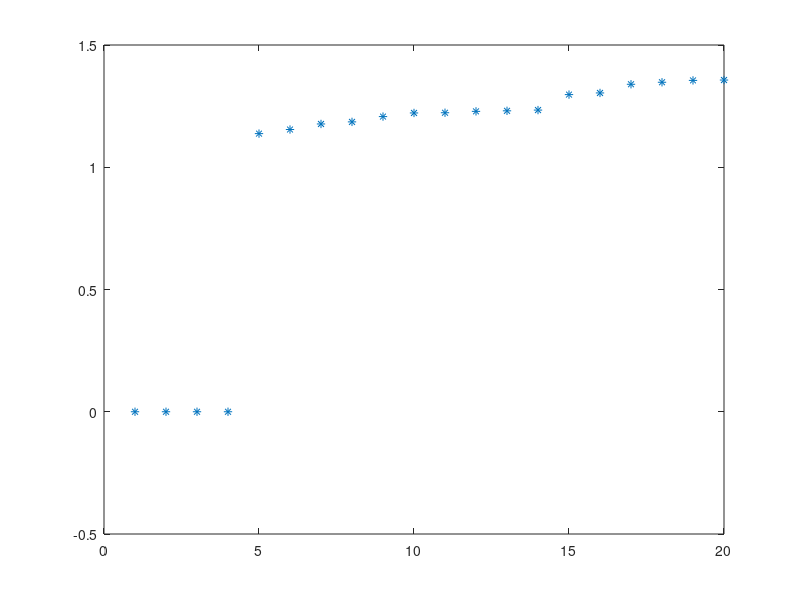
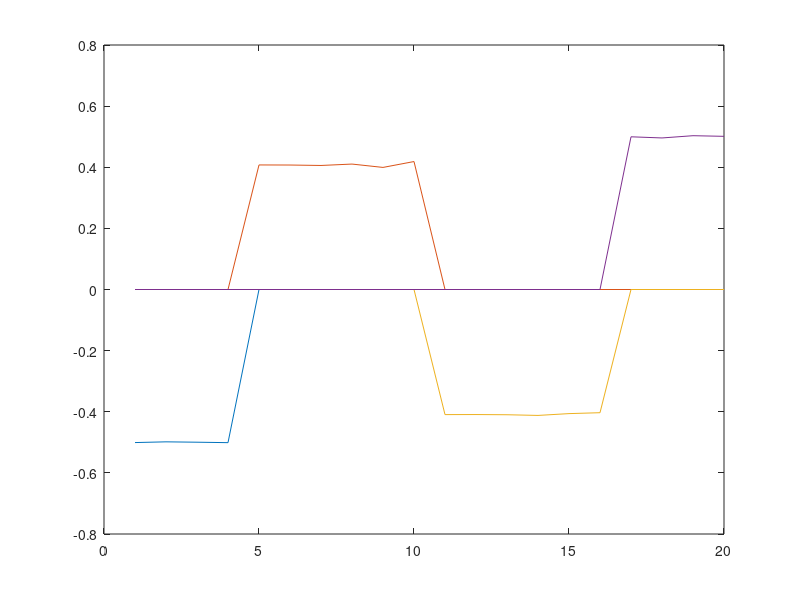
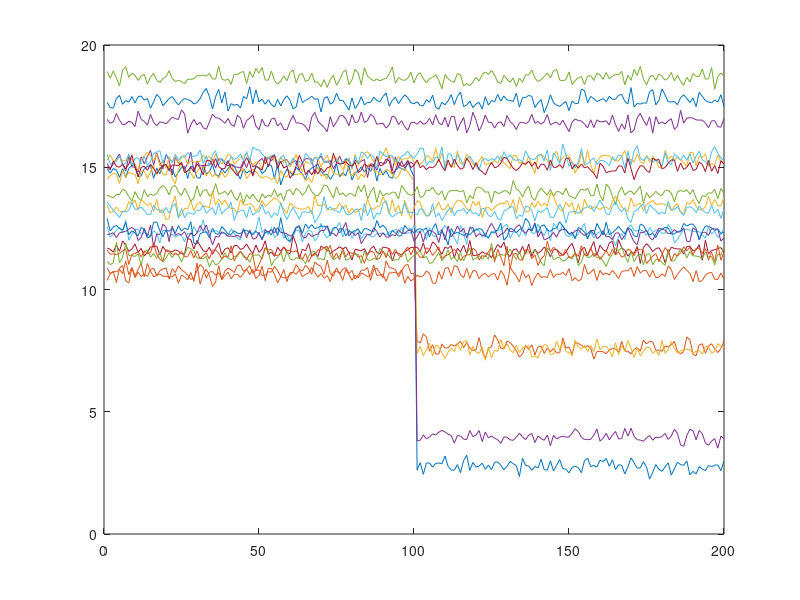
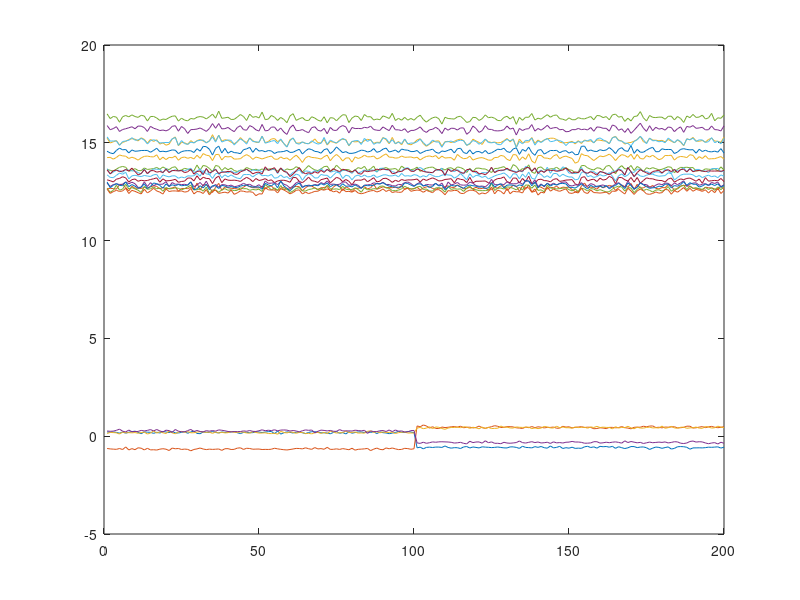

These figures' MATLAB source, in order:
% Script for adaptive GFSS.
% Algorithm 1 in "Distributed Change Detection in Streaming Graph Signals".
%
% 2021/03
% Implemented by
% Xiuheng Wang.
% 

clear;clc;
close all;
t = 200;
tc = 100;
gamma = 0.06;
% learning rates:
lambda = 0.3;
LAMBDA = 0.6;
mode = 1; % 0 or 1: full-connected or not full-connected
threshold = 0.1;
%% Produce degree matrix and normalized Laplacian matrix
W = load('W.mat').W;
N = size(W,1);
if mode
    W(W < threshold)= 0;
    % Normalize
    for i = 1:N
        W(i,:)=W(i,:)/sum(W(i,:));
    end
    for i = 1:N
        for j = i:N
           W(j,i) = W(i,j);
        end
    end
end
D = zeros(N);
for i = 1:N
   D(i,i) = sum(W(:,i)); 
end
L = D^(-0.5) * (D - W) * D^(-0.5);
% L = D^(-1) * (D - W);
% L = D - W;

%% Eigenvectors associated smallest K eigenvalues
[U,mu] = eig(L); % Factorize the Laplacian
mu = diag(mu);
[mu,ind] = sort(mu);
U = U(:, ind);
figure;
plot(mu, '*');
K = 4; % 4 eigenvalues is small
figure;
for i = 1:K
    plot(U(:, i));
    hold on;
end

%% Generate simulated graph signals
M = 10 + 10 * rand([N,1]);
Y = M + 0.2 * randn(N, t); 
M2 = 2 + 6 * rand([4,1]);
Y2 = M2  +  0.2 * randn(4, t - tc); 
Y(1:4, tc + 1: end) = Y2; % first cluster

figure;
for i = 1:N
    plot(Y(i, :));
    hold on;
end

%% Using the GFSS filter
GY = zeros(size(Y));
for i = 1:t
    for j = 2:N
        gy = min(1, sqrt(gamma / mu(j))) * (U(:, j)' * Y(:, i)) * U(:, j);
        GY(:, i) = GY(:, i) + gy;
    end
end
figure;
for i = 1:N
    plot(GY(i, :));
    hold on;
end

%% Adaptive strategy form NEWMA
VT_1 = zeros(N, t+1);
VT_2 = VT_1;
for i = 2:t+1
    VT_1(:, i) = (1 - lambda) * VT_1(:, i-1) + lambda * GY(:, i-1);
    VT_2(:, i) = (1 - LAMBDA) * VT_2(:, i-1) + LAMBDA * GY(:, i-1);
end
VT_1(:, 1) = []; VT_2(:, 1) = []; 

VT = VT_1 - VT_2;
taGFSS = zeros(t, 1);
for i = 1:t
    taGFSS(i) = norm(VT(:, i));
end
figure;
plot(taGFSS);